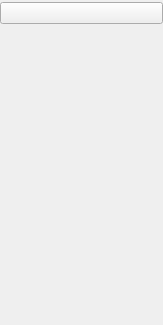
<?xml version="1.0" encoding="UTF-8"?>
<ui version="4.0">
 <class>ToolPage</class>
 <widget class="QWidget" name="ToolPage">
  <property name="geometry">
   <rect>
    <x>0</x>
    <y>0</y>
    <width>163</width>
    <height>325</height>
   </rect>
  </property>
  <property name="sizePolicy">
   <sizepolicy hsizetype="Minimum" vsizetype="Minimum">
    <horstretch>0</horstretch>
    <verstretch>0</verstretch>
   </sizepolicy>
  </property>
  <property name="minimumSize">
   <size>
    <width>163</width>
    <height>325</height>
   </size>
  </property>
  <property name="maximumSize">
   <size>
    <width>163</width>
    <height>325</height>
   </size>
  </property>
  <property name="windowTitle">
   <string>Form</string>
  </property>
  <layout class="QVBoxLayout" name="verticalLayout_2">
   <property name="spacing">
    <number>0</number>
   </property>
   <property name="leftMargin">
    <number>0</number>
   </property>
   <property name="topMargin">
    <number>0</number>
   </property>
   <property name="rightMargin">
    <number>0</number>
   </property>
   <property name="bottomMargin">
    <number>0</number>
   </property>
   <item>
    <widget class="QPushButton" name="pushButton">
     <property name="text">
      <string/>
     </property>
    </widget>
   </item>
   <item>
    <widget class="QWidget" name="widget" native="true">
     <property name="minimumSize">
      <size>
       <width>165</width>
       <height>295</height>
      </size>
     </property>
     <property name="maximumSize">
      <size>
       <width>165</width>
       <height>295</height>
      </size>
     </property>
     <layout class="QVBoxLayout" name="verticalLayout">
      <item>
       <layout class="QVBoxLayout" name="verticalLayoutContent">
        <property name="spacing">
         <number>0</number>
        </property>
       </layout>
      </item>
     </layout>
    </widget>
   </item>
  </layout>
 </widget>
 <resources/>
 <connections/>
</ui>
